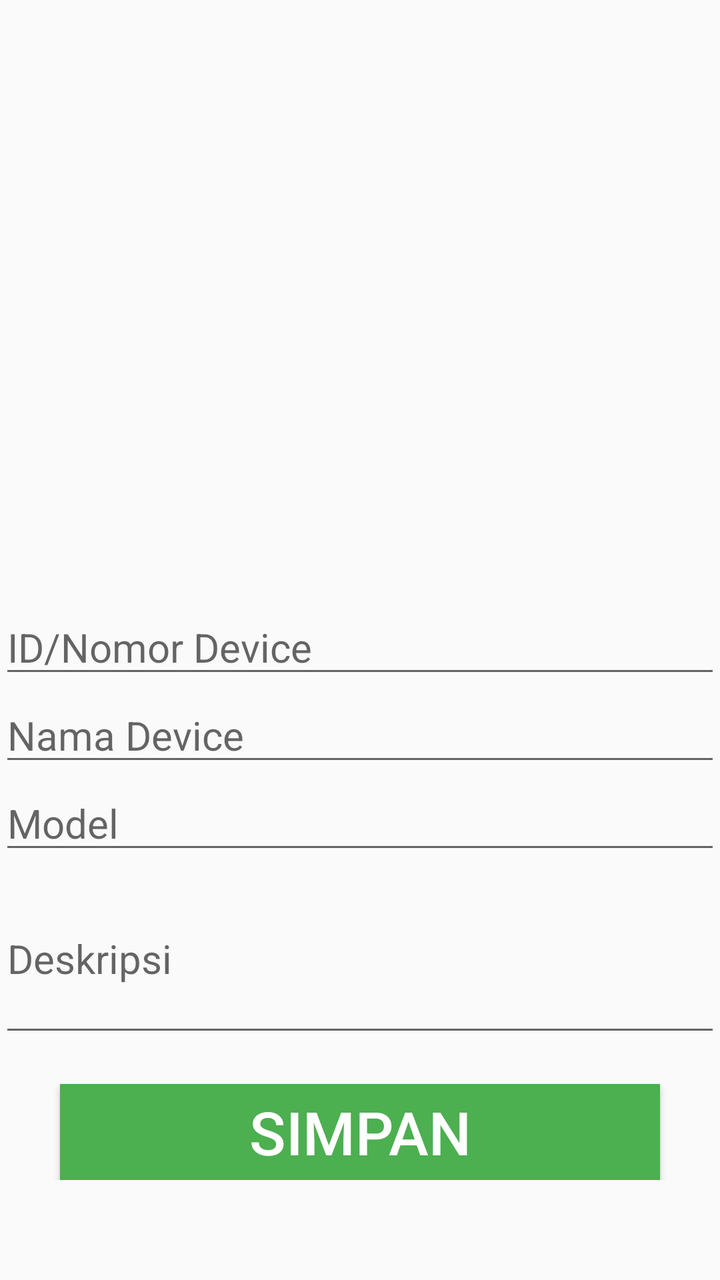
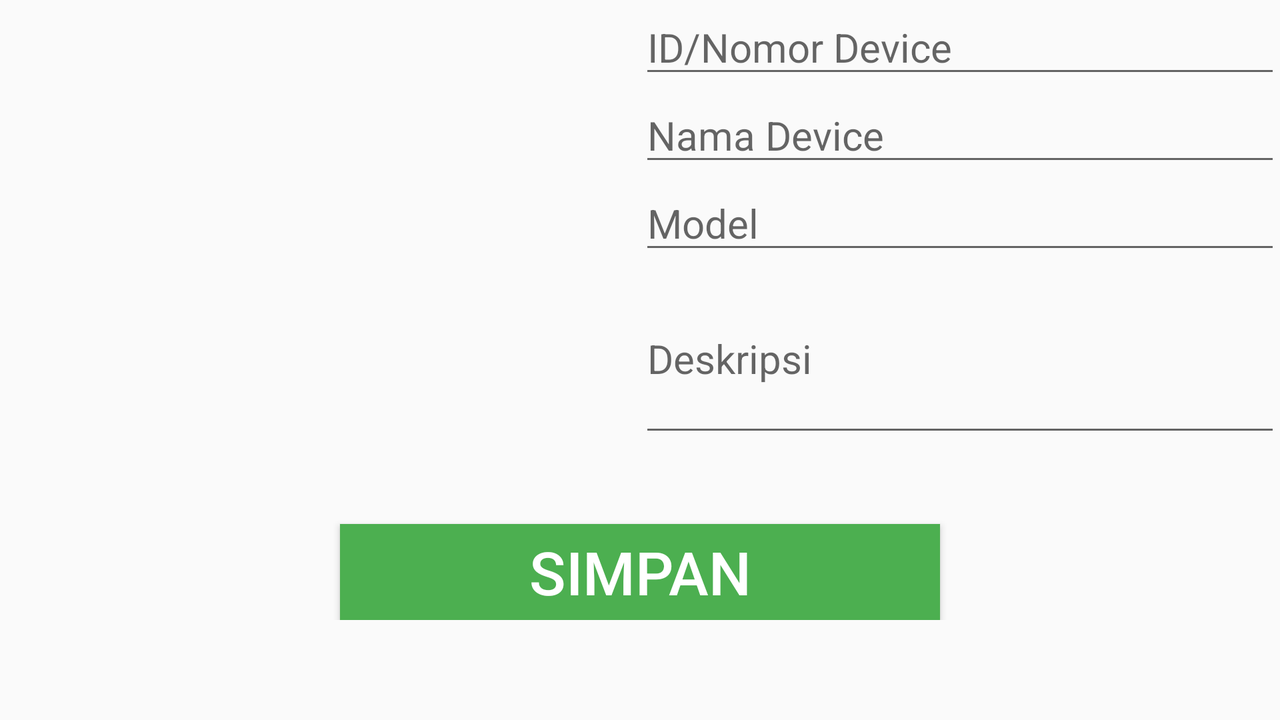

First picture: res/layout/ on a phone held upright. Second picture: the repository's own variant of that layout, on a device whose configuration matches the variant's folder. Source for both follows.
<!-- AndroidManifest.xml: application theme AppTheme -->
<!-- res/layout/activity_form_device.xml -->
<RelativeLayout xmlns:android="http://schemas.android.com/apk/res/android"
    xmlns:tools="http://schemas.android.com/tools"
    android:layout_width="match_parent"
    android:layout_height="match_parent"
    android:paddingBottom="50sp"
    android:paddingLeft="@dimen/activity_horizontal_margin"
    android:paddingRight="@dimen/activity_horizontal_margin"
    android:paddingTop="@dimen/activity_vertical_margin"
    tools:context="com.tokopedia.devicetracker.ui.mainadmin.activity.FormDeviceActivity">

    <ImageView
        android:id="@+id/iv_preview"
        android:layout_width="300sp"
        android:layout_height="300sp"
        android:layout_centerHorizontal="true"
        android:scaleType="centerCrop" />

    <EditText
        android:id="@+id/et_device_id"
        android:layout_width="match_parent"
        android:layout_height="wrap_content"
        android:layout_below="@+id/iv_preview"
        android:hint="ID/Nomor Device"
        android:textSize="20sp" />

    <EditText
        android:id="@+id/et_device_name"
        android:layout_width="match_parent"
        android:layout_height="wrap_content"
        android:layout_below="@+id/et_device_id"
        android:hint="Nama Device"
        android:textSize="20sp" />

    <EditText
        android:id="@+id/et_device_model"
        android:layout_width="match_parent"
        android:layout_height="wrap_content"
        android:layout_below="@+id/et_device_name"
        android:hint="Model"
        android:textSize="20sp" />

    <EditText
        android:id="@+id/et_device_desc"
        android:layout_width="match_parent"
        android:layout_height="wrap_content"
        android:layout_below="@+id/et_device_model"
        android:hint="Deskripsi"
        android:lines="3"
        android:textSize="20sp" />

    <Button
        android:id="@+id/btn_save"
        android:layout_width="300sp"
        android:layout_height="wrap_content"
        android:layout_alignParentBottom="true"
        android:layout_centerHorizontal="true"
        android:background="@color/primary"
        android:text="SIMPAN"
        android:textColor="@color/white"
        android:textSize="30sp" />


</RelativeLayout>
<!-- resources referenced by this layout -->
<resources>
  <color name="primary">#4CAF50</color>
  <color name="white">#ffffff</color>
  <!-- from res/values-v21/ -->
  <style name="AppTheme" parent="Theme.AppCompat.Light.DarkActionBar">
          
          <item name="colorPrimary">@color/primary</item>
          <item name="colorPrimaryDark">@color/primary_dark</item>
          <item name="colorAccent">@color/accent</item>
          <item name="android:divider">@color/divider</item>
          <item name="android:textColor">@color/primary_text</item>
          <item name="android:navigationBarColor">@color/primary_dark</item>
          <item name="android:icon">@color/icons</item>
      </style>
  <color name="primary_dark">#388E3C</color>
  <color name="accent">#8BC34A</color>
  <color name="divider">#B6B6B6</color>
  <color name="primary_text">#212121</color>
  <color name="icons">#FFFFFF</color>
</resources>
<!-- res/layout-land/activity_form_device.xml (the repository's variant of the layout above) -->
<!-- drawn on the phone turned sideways -->
<RelativeLayout xmlns:android="http://schemas.android.com/apk/res/android"
    xmlns:app="http://schemas.android.com/apk/res-auto"
    xmlns:tools="http://schemas.android.com/tools"
    android:layout_width="match_parent"
    android:layout_height="match_parent"
    android:paddingBottom="50sp"
    android:paddingLeft="@dimen/activity_horizontal_margin"
    android:paddingRight="@dimen/activity_horizontal_margin"
    android:paddingTop="@dimen/activity_vertical_margin"
    tools:context="com.tokopedia.devicetracker.ui.mainadmin.activity.FormDeviceActivity">

    <ImageView
        android:id="@+id/iv_preview"
        android:layout_width="300sp"
        android:layout_height="300sp"
        android:scaleType="centerCrop"
        tools:ignore="ContentDescription" />

    <LinearLayout
        android:layout_width="match_parent"
        android:layout_height="match_parent"
        android:layout_above="@+id/btn_save"
        android:layout_toEndOf="@+id/iv_preview"
        android:orientation="vertical"
        android:paddingEnd="@null"
        android:paddingStart="20sp">

        <EditText
            android:id="@+id/et_device_id"
            android:layout_width="match_parent"
            android:layout_height="wrap_content"
            android:hint="ID/Nomor Device"
            android:textSize="20sp" />

        <EditText
            android:id="@+id/et_device_name"
            android:layout_width="match_parent"
            android:layout_height="wrap_content"
            android:layout_below="@+id/et_device_id"
            android:hint="Nama Device"
            android:textSize="20sp" />

        <EditText
            android:id="@+id/et_device_model"
            android:layout_width="match_parent"
            android:layout_height="wrap_content"
            android:layout_below="@+id/et_device_name"
            android:hint="Model"
            android:textSize="20sp" />

        <EditText
            android:id="@+id/et_device_desc"
            android:layout_width="match_parent"
            android:layout_height="wrap_content"
            android:layout_below="@+id/et_device_model"
            android:hint="Deskripsi"
            android:lines="3"
            android:textSize="20sp" />

    </LinearLayout>


    <Button
        android:id="@+id/btn_save"
        android:layout_width="300sp"
        android:layout_height="wrap_content"
        android:layout_alignParentBottom="true"
        android:layout_centerHorizontal="true"
        android:background="@color/primary"
        android:text="SIMPAN"
        android:textColor="@color/white"
        android:textSize="30sp" />


</RelativeLayout>
